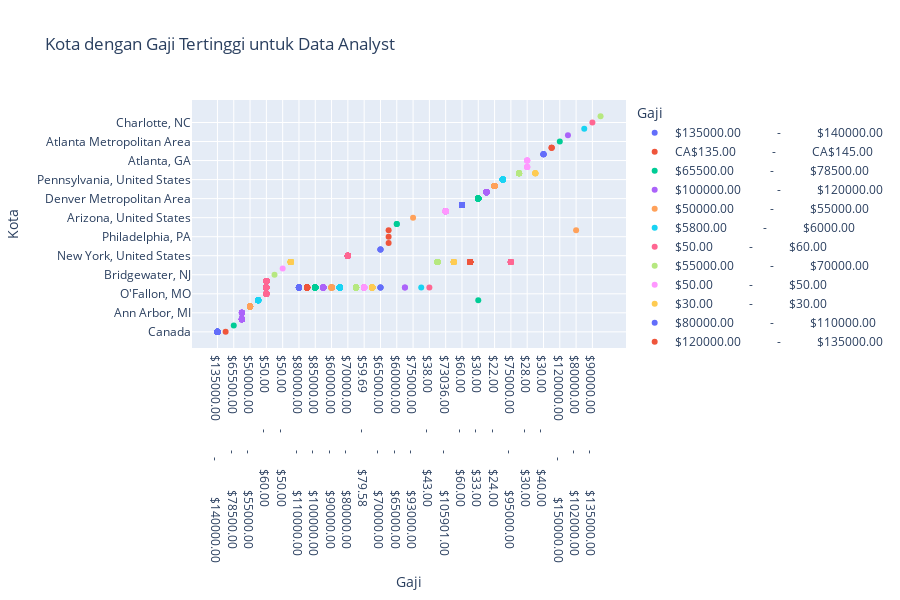

The cell this chart's notebook holds for it:
### Markdown cell above
### Kota dengan gaji terbesar seorang data analyst

### Code cell
import plotly.express as px

# Membuat scatter plot untuk kota dengan gaji terbesar
fig = px.scatter(df_copy, x='salary', y='location', color='salary' ,title='Kota dengan Gaji Tertinggi untuk Data Analyst',
                 labels={'salary': 'Gaji', 'location': 'Kota'},
                 height=600)

# Menampilkan plot
fig.show()
